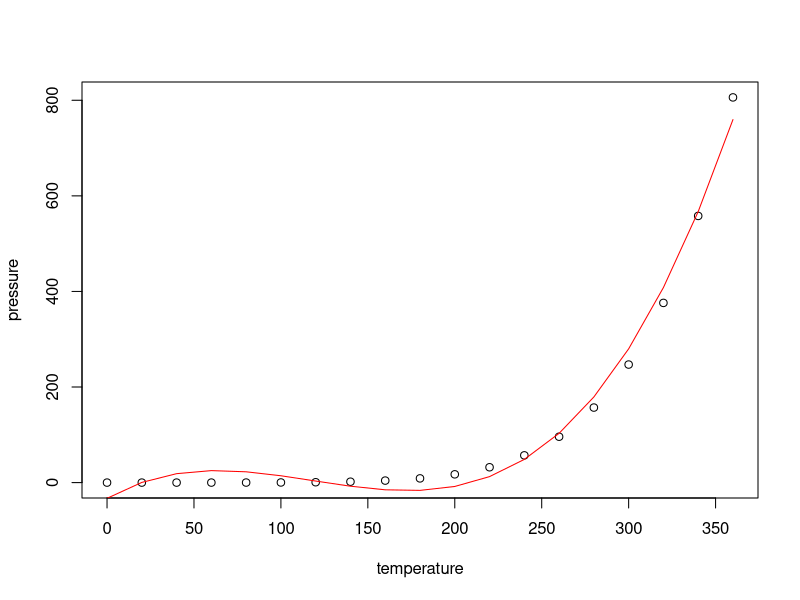

Write the R code that produced this figure.
## ---- chunk 1
knitr::opts_chunk$set(echo = TRUE)
## ---- chunk 2
summary(cars)
## ---- chunk 3
plot(pressure)
fit <- lm(pressure~poly(temperature,3),pressure)
lines(pressure$temperature,predict(fit),col="red")

